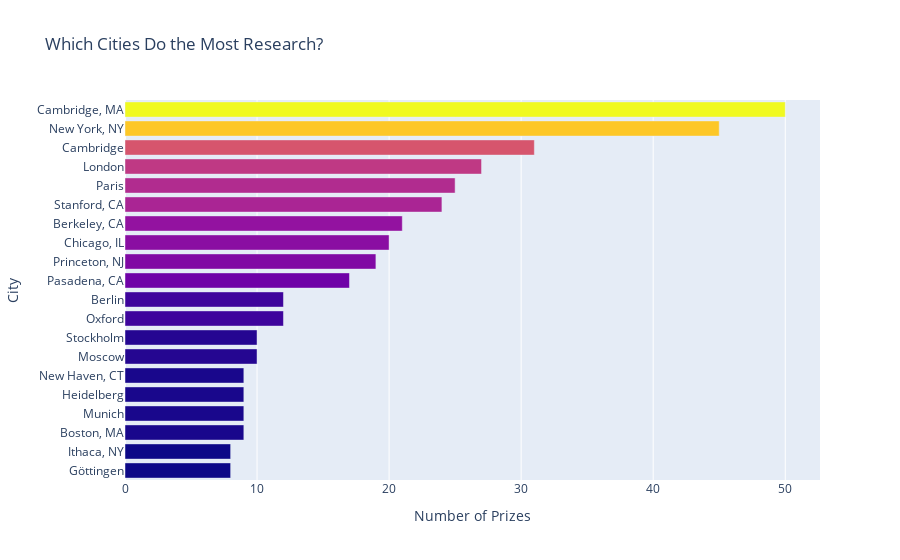

Notebook cell for this chart:
### Code cell
city_bar2 = px.bar(x=top20_org_cities.values, y=top20_org_cities.index, orientation="h", 
                   color=top20_org_cities.values, color_continuous_scale=px.colors.sequential.Plasma, 
                   title="Which Cities Do the Most Research?")
city_bar2.update_layout(xaxis_title="Number of Prizes", yaxis_title="City", coloraxis_showscale=False)

city_bar2.show()

### Figure 1 — Plotly figure (JSON) as saved in the notebook; plotly's stock layout.template omitted (floating-point values rounded to 4 significant figures)
{"data": [{"alignmentgroup": "True", "hovertemplate": "x=%{x}<br>y=%{y}<br>color=%{marker.color}<extra></extra>", "legendgroup": "", "marker": {"color": [8, 8, 9, 9, 9, 9, 10, 10, 12, 12, 17, 19, 20, 21, 24, 25, 27, 31, 45, 50], "coloraxis": "coloraxis"}, "name": "", "offsetgroup": "", "orientation": "h", "showlegend": false, "textposition": "auto", "type": "bar", "x": [8, 8, 9, 9, 9, 9, 10, 10, 12, 12, 17, 19, 20, 21, 24, 25, 27, 31, 45, 50], "xaxis": "x", "y": ["Göttingen", "Ithaca, NY", "Boston, MA", "Munich", "Heidelberg", "New Haven, CT", "Moscow", "Stockholm", "Oxford", "Berlin", "Pasadena, CA", "Princeton, NJ", "Chicago, IL", "Berkeley, CA", "Stanford, CA", "Paris", "London", "Cambridge", "New York, NY", "Cambridge, MA"], "yaxis": "y"}], "layout": {"autosize": true, "barmode": "relative", "coloraxis": {"colorbar": {"title": {"text": "color"}}, "colorscale": [[0, "#0d0887"], [0.1111, "#46039f"], [0.2222, "#7201a8"], [0.3333, "#9c179e"], [0.4444, "#bd3786"], [0.5556, "#d8576b"], [0.6667, "#ed7953"], [0.7778, "#fb9f3a"], [0.8889, "#fdca26"], [1, "#f0f921"]], "showscale": false}, "legend": {"tracegroupgap": 0}, "title": {"text": "Which Cities Do the Most Research?"}, "xaxis": {"anchor": "y", "autorange": true, "domain": [0, 1], "range": [0, 52.63], "title": {"text": "Number of Prizes"}, "type": "linear"}, "yaxis": {"anchor": "x", "autorange": true, "domain": [0, 1], "range": [-0.5, 19.5], "title": {"text": "City"}, "type": "category"}}}
